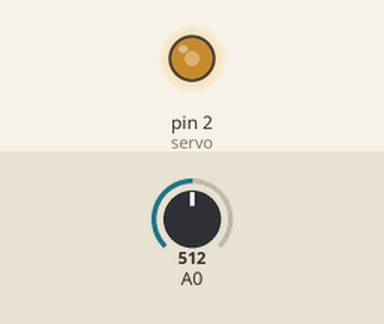
Recording of a sketch running on a simulated Arduino Mega 2560, built with avr-gcc and run on an emulated ATmega2560. Parts: output pins drawn as LEDs (lit = HIGH). Inputs (shaded band) come from the test bench; at power-on: A0 = 512. What the sketch prints to the serial monitor is not drawn.

Above: at 1.2 s.
1.3 s: A0 set to 716
At 1.9 s:
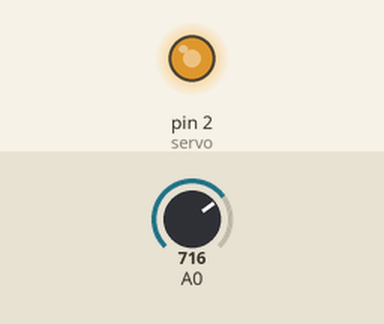
2.8 s: A0 set to 900
At 3.2 s:
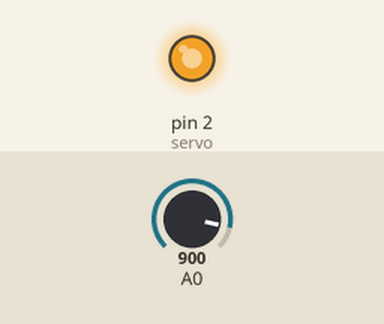
4.3 s: A0 set to 244
At 5.4 s:
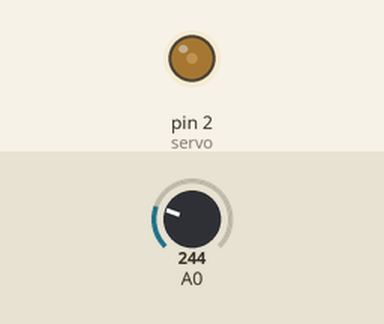
Timing chart, 0 to 7.3 s (numbered marks = the images above; inputs shaded):
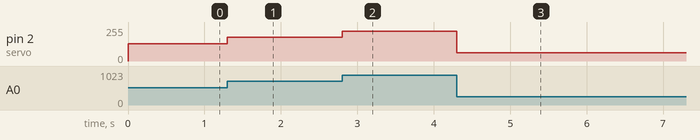

The sketch:

Servo.ino
```cpp
const int servo = 2;

int Potentiometer = 0;

int motorSpeed= 0;
int upper = 254;
int lower = 1;
int MotorspeedMax = 254;
void setup()
{Serial.begin(9600);// set all the motor control pins to
pinMode(servo, OUTPUT);
Serial1.begin(9600);
}

void loop() {

  char RPM[4];

  //Motorspeed is basically the Motor position
 Potentiometer = analogRead(0);
 motorSpeed = Potentiometer/4.0;  //max 255

  String(motorSpeed).toCharArray(RPM,3);
  if (motorSpeed > MotorspeedMax)
  {motorSpeed = MotorspeedMax;}
  if (motorSpeed < 1){motorSpeed = 1;}
  analogWrite(servo, motorSpeed);

   Serial.println(String(motorSpeed));

//  Serial1.write(254);                 // wait for a second
//  Serial1.write(128);
//  Serial1.write("                ");
//  Serial1.write("                ");
//  Serial1.write(254);                 // wait for a second
//  Serial1.write(128);
//  Serial1.write("Temperatur :");
//  Serial1.write(tempa);
//  Serial1.write(" C");
//  Serial1.write("RPM :");
//  Serial1.write(RPM);
//  Serial1.write("U/min");
//
//


}
```

Measured:
- after the input at 1.3 s, pin 2 (servo): 128/255 → 179/255 at once
- after the input at 2.8 s, pin 2 (servo): 179/255 → 225/255 at once
- after the input at 4.3 s, pin 2 (servo): 225/255 → 61/255 at once
